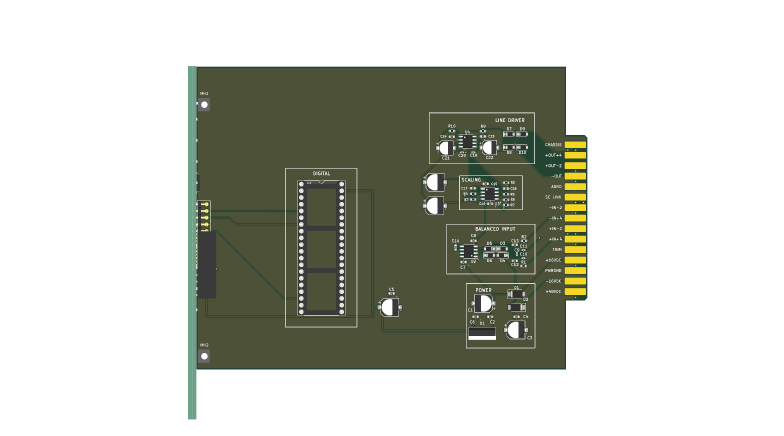
#> input picture views/assembly_top_v11.png, 1568 x 872 px, found by its file name (shown at 1/2 size)
$ python crop_v11_crops.py
#> lines starting #> are read from the running program, lines starting #| are printed output that depends on the picture; after the words box and inside, x2 and y2 are one past the last pixel; in counts of white or black regions, pixels touching at a corner belong together
#> further down, im_top is the input picture: PIL image 1568x872 RGBA; mean R, G, B, A 28.8, 31.2, 22.2, 88.2
from PIL import Image
import numpy as np
import os
import shutil

art_dir = r"C:\Users\Chris Williams\.gemini\antigravity\brain\27d96d43-0ba0-4cfa-ba0b-2ac48d075611"

def crop_content(img, pad=20):
#> called with pad = 15
    arr = np.array(img)
    mask = arr[:, :, 3] > 0
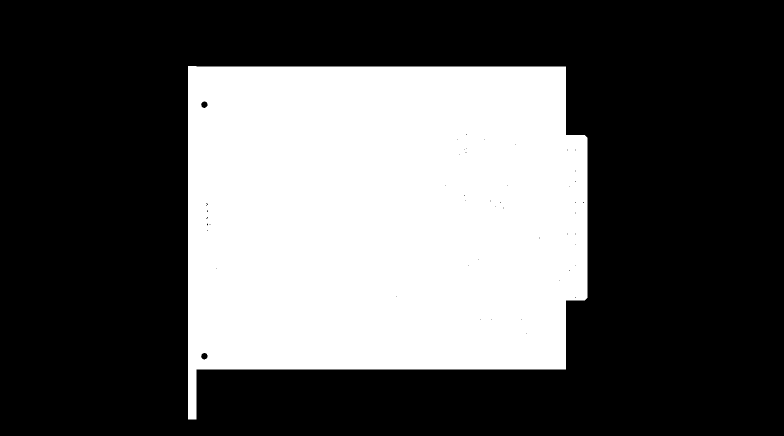
#> mask: shape (872, 1568) bool (shown at 1/2 size); 34.6% white; 1 white region, box (x1, y1, x2, y2) and area: (376, 132, 1175, 839) 473719
    coords = np.argwhere(mask)
#> coords = 473719 pairs, first value 132 to 838, second value 376 to 1174
    if len(coords) == 0:
        return img
    y0, x0 = coords.min(axis=0)
#> y0 = 132; x0 = 376
    y1, x1 = coords.max(axis=0)
#> y1 = 838; x1 = 1174
    y0 = max(0, y0 - pad)
#> y0 = 117
    x0 = max(0, x0 - pad)
#> x0 = 361
    y1 = min(arr.shape[0], y1 + pad)
#> y1 = 853
    x1 = min(arr.shape[1], x1 + pad)
#> x1 = 1189
    return img.crop((x0, y0, x1, y1))

# 1. Top full crop
im_top = Image.open('views/assembly_top_v11.png')
crop_top_full = crop_content(im_top, pad=15)
crop_top_full.save('views/v11_top_full_crop.png')
shutil.copyfile('views/v11_top_full_crop.png', os.path.join(art_dir, 'v11_top_full_crop.png'))
print("Saved v11_top_full_crop.png")

# 2. Top connector & bracket mating close-up
crop_top_conn = im_top.crop((320, 200, 750, 700))
crop_top_conn.save('views/v11_top_connector_crop.png')
shutil.copyfile('views/v11_top_connector_crop.png', os.path.join(art_dir, 'v11_top_connector_crop.png'))
print("Saved v11_top_connector_crop.png")

# 3. ISO full crop
im_iso = Image.open('views/assembly_iso_front_v11.png')
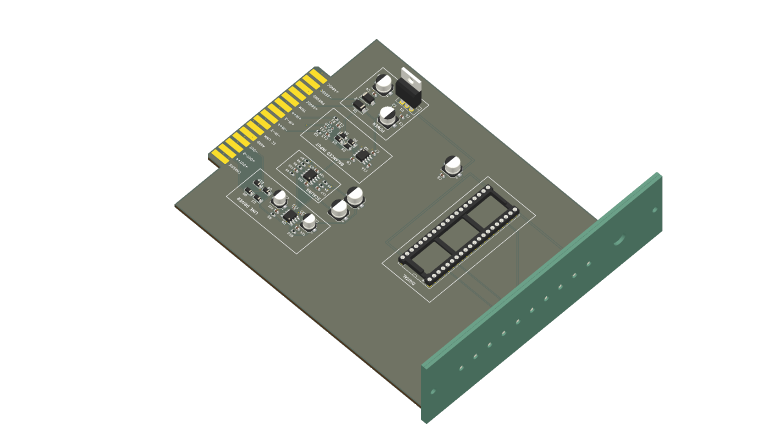
#> input picture views/assembly_iso_front_v11.png, 1568 x 872 px, found by its file name (shown at 1/2 size)
#> im_iso is the input picture: PIL image 1568x872 RGBA; mean R, G, B, A 29.5, 31.8, 27.3, 68.9
crop_iso_full = crop_content(im_iso, pad=15)
#> in crop_content (call 2), `mask = arr[:, :, 3] > 0`: mask: shape (872, 1568) bool; 27.1% white; 1 white region, box (x1, y1, x2, y2) and area: (349, 78, 1325, 848) 369881
crop_iso_full.save('views/v11_iso_full_crop.png')
shutil.copyfile('views/v11_iso_full_crop.png', os.path.join(art_dir, 'v11_iso_full_crop.png'))
print("Saved v11_iso_full_crop.png")

# 4. ISO connector mating close-up
crop_iso_conn = im_iso.crop((350, 150, 850, 700))
crop_iso_conn.save('views/v11_iso_connector_crop.png')
shutil.copyfile('views/v11_iso_connector_crop.png', os.path.join(art_dir, 'v11_iso_connector_crop.png'))
print("Saved v11_iso_connector_crop.png")

# 5. Side profile crop
im_side = Image.open('views/assembly_side_left_v11.png')
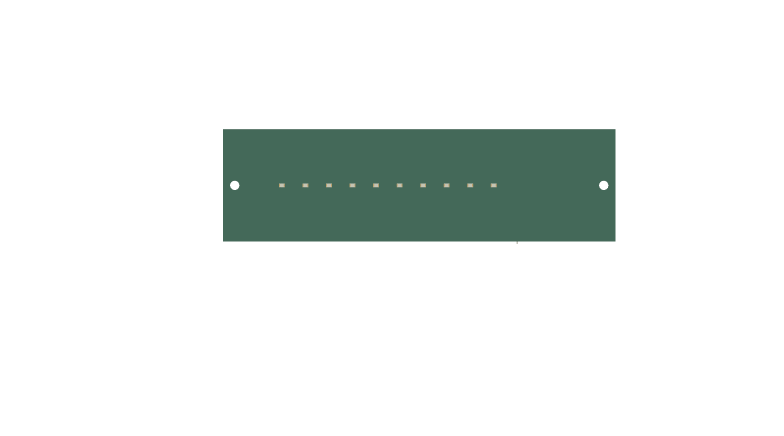
#> input picture views/assembly_side_left_v11.png, 1568 x 872 px, found by its file name (shown at 1/2 size)
#> im_side is the input picture: PIL image 1568x872 RGBA; mean R, G, B, A 8.8, 13.6, 11.5, 32.8
crop_side = crop_content(im_side, pad=15)
#> in crop_content (call 3), `mask = arr[:, :, 3] > 0`: mask: shape (872, 1568) bool; 12.9% white; 1 white region, box (x1, y1, x2, y2) and area: (446, 258, 1231, 488) 176129
crop_side.save('views/v11_side_profile_crop.png')
shutil.copyfile('views/v11_side_profile_crop.png', os.path.join(art_dir, 'v11_side_profile_crop.png'))
print("Saved v11_side_profile_crop.png")

# 6. Faceplate front 3D crop (from assembly_front_faceplate_v11)
im_fp = Image.open('views/assembly_front_faceplate_v11.png')
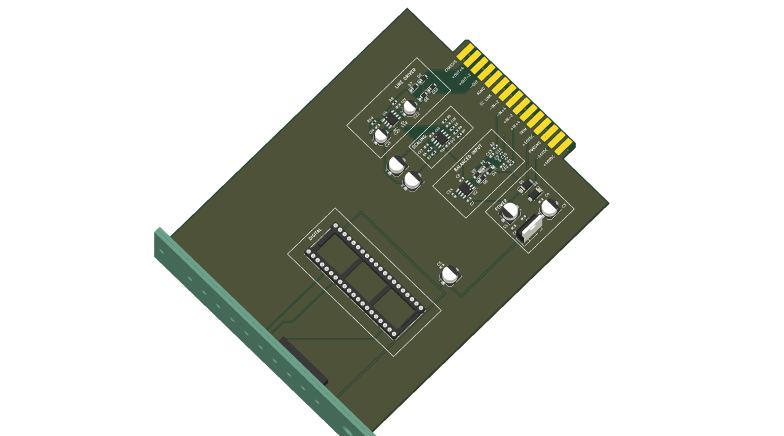
#> input picture views/assembly_front_faceplate_v11.png, 1568 x 872 px, found by its file name (shown at 1/2 size)
#> im_fp is the input picture: PIL image 1568x872 RGBA; mean R, G, B, A 25.3, 27.7, 20.2, 76.9
crop_fp = crop_content(im_fp, pad=15)
#> in crop_content (call 4), `mask = arr[:, :, 3] > 0`: mask: shape (872, 1568) bool; 30.2% white; 1 white region, box (x1, y1, x2, y2) and area: (308, 15, 1219, 872) 412989
crop_fp.save('views/v11_faceplate_crop.png')
shutil.copyfile('views/v11_faceplate_crop.png', os.path.join(art_dir, 'v11_faceplate_crop.png'))
print("Saved v11_faceplate_crop.png")

# 7. Faceplate direct 3D crop (from assembly_faceplate_direct)
im_fp_dir = Image.open('views/assembly_faceplate_direct.png')
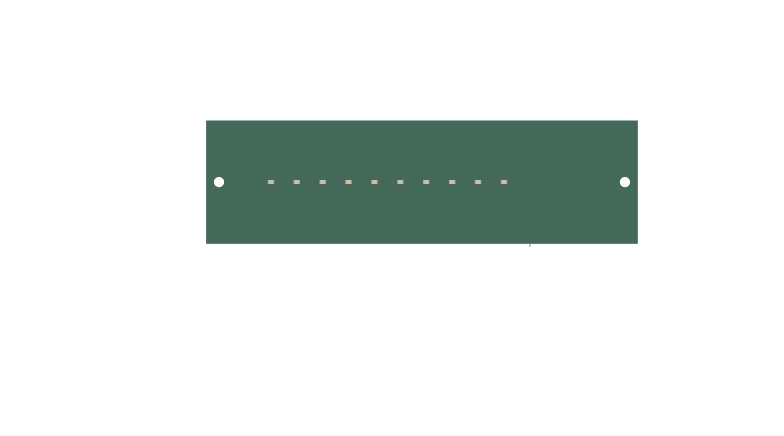
#> input picture views/assembly_faceplate_direct.png, 1568 x 872 px, found by its file name (shown at 1/2 size)
#> im_fp_dir is the input picture: PIL image 1568x872 RGBA; mean R, G, B, A 10.7, 16.4, 13.9, 39.6
crop_fp_dir = crop_content(im_fp_dir, pad=15)
#> in crop_content (call 5), `mask = arr[:, :, 3] > 0`:
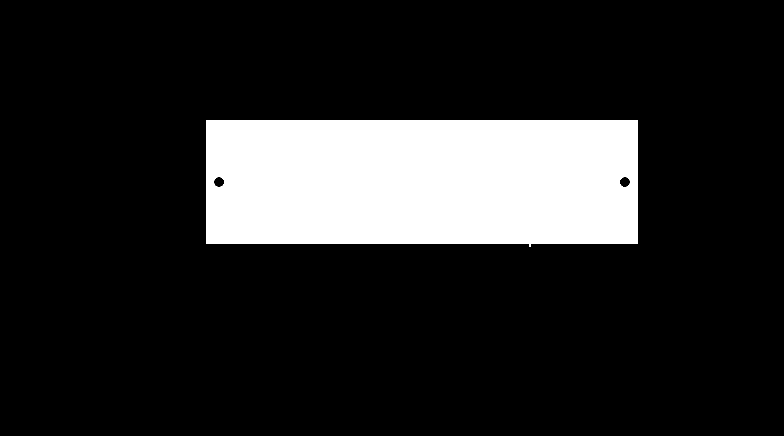
#> mask: shape (872, 1568) bool (shown at 1/2 size); 15.6% white; 1 white region, box (x1, y1, x2, y2) and area: (412, 241, 1276, 494) 212800
#> in crop_content (call 5), `coords = np.argwhere(mask)`: coords = 212800 pairs, first value 241 to 493, second value 412 to 1275
#> in crop_content (call 5), `y0, x0 = coords.min(axis=0)`: y0 = 241; x0 = 412
#> in crop_content (call 5), `y1, x1 = coords.max(axis=0)`: y1 = 493; x1 = 1275
#> in crop_content (call 5), `y0 = max(0, y0 - pad)`: y0 = 226
#> in crop_content (call 5), `x0 = max(0, x0 - pad)`: x0 = 397
#> in crop_content (call 5), `y1 = min(arr.shape[0], y1 + pad)`: y1 = 508
#> in crop_content (call 5), `x1 = min(arr.shape[1], x1 + pad)`: x1 = 1290
#> in crop_content (call 5), `return img.crop((x0, y0, x1, y1))`:
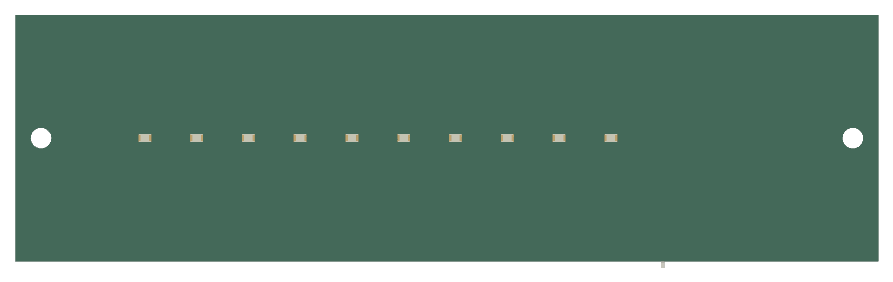
#> returned value: PIL image 893x282 RGBA; mean R, G, B, A 57.9, 88.9, 75.4, 214.9; transparent parts drawn white
crop_fp_dir.save('views/v11_faceplate_direct_crop.png')
shutil.copyfile('views/v11_faceplate_direct_crop.png', os.path.join(art_dir, 'v11_faceplate_direct_crop.png'))
print("Saved v11_faceplate_direct_crop.png")

# 8. Faceplate Front UI (authentic direct PCB render with full silkscreen, VU meter, labels, encoder dial)
#> (the run stopped early here; a loop or call above may not have finished)
